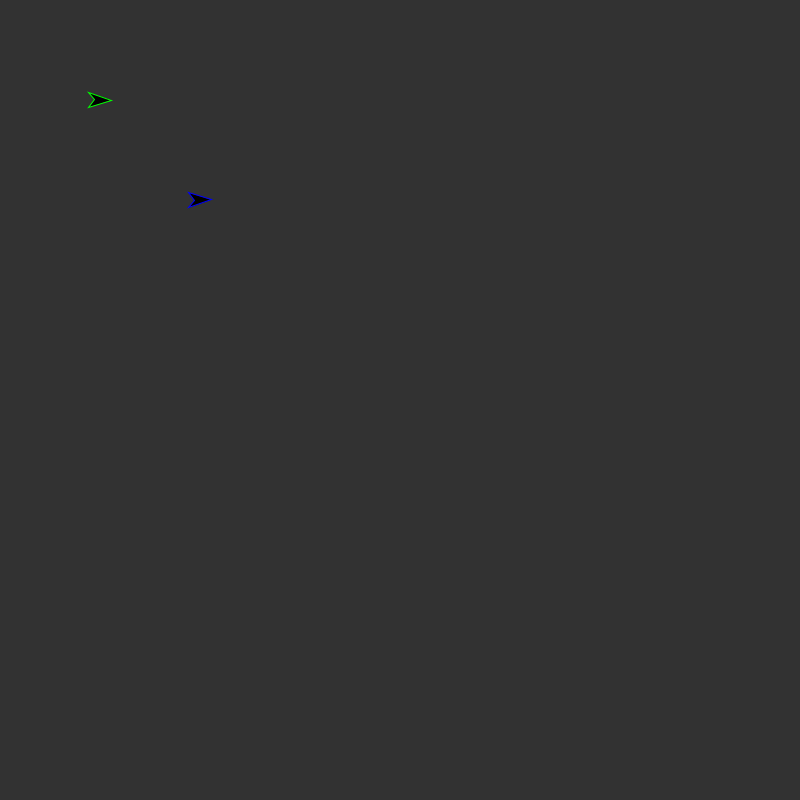
Frame 1 (no input)
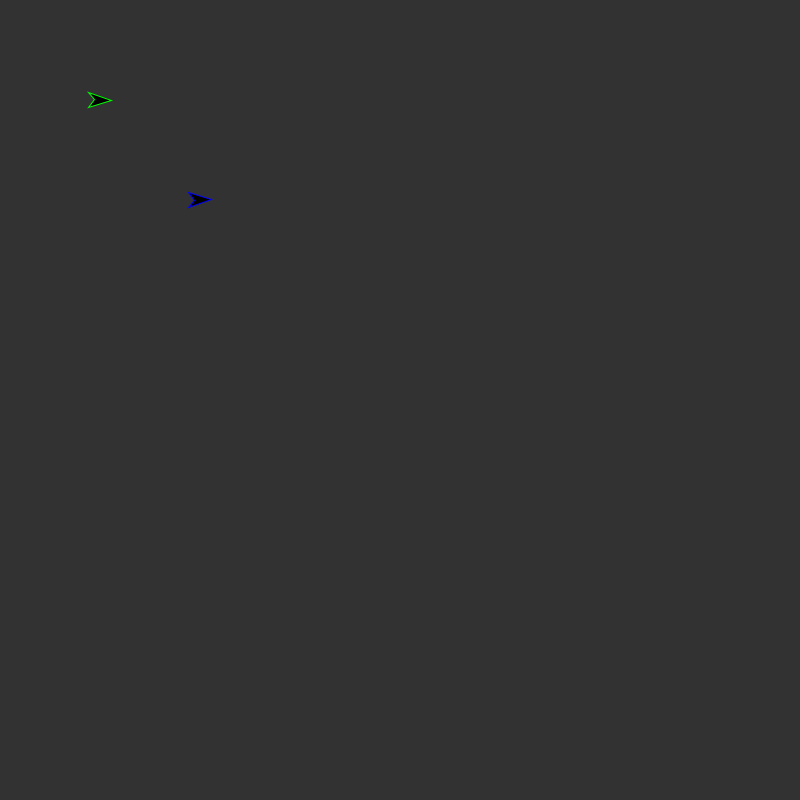
Frame 60 (the mouse pressed at the canvas centre just before this capture)
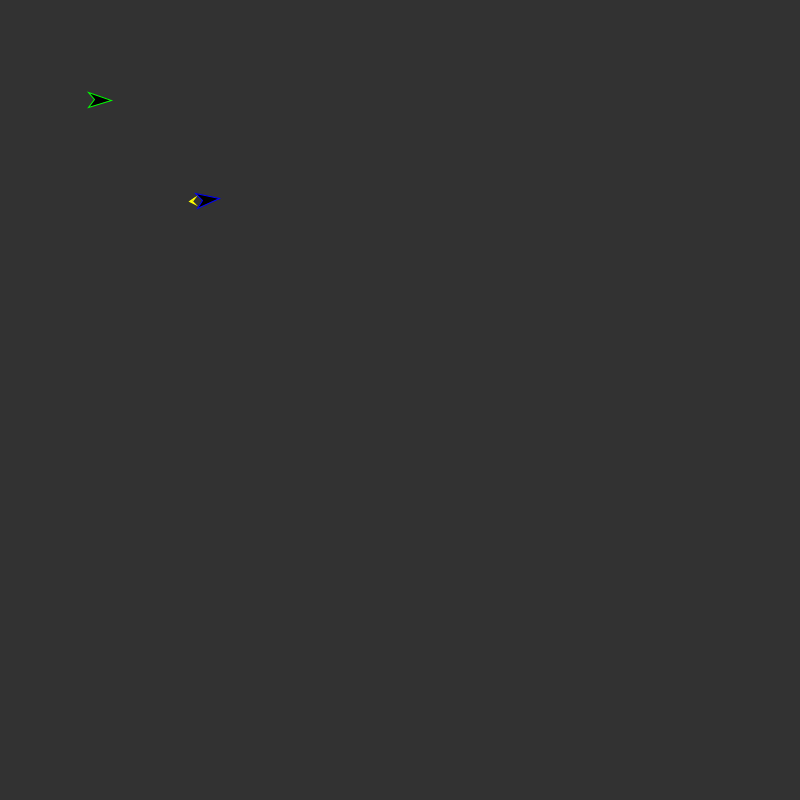
Frame 120 (the mouse held since frame 60 and released just before this capture)

The Processing sketch that drew these frames (run headless with seeded random() and noise(); from frame 60 on, the mouse is pressed at the canvas centre):

// Processing sketch: v_formation
// ── v_formation.pde
/**
 * v-formation flocking 
 * By Will Kessler
 * inspired by original flocking algorithm by Daniel Shiffman.  
 * 
 **/

int windowSize;
int partWindow;
float birdWidth = 15;
float birdHeight = birdWidth * 1.5;
float halfbirdHeight = birdHeight / 2;
float halfbirdWidth = birdWidth / 2;

int numBirds = 1;
Bird bird;
Bird leadingBird;

void setup() {
  size(800, 800);
  windowSize = 800; // make sure match to the size() call on previous line
  partWindow = windowSize / 8;

  leadingBird = new Bird(0, partWindow * 2, partWindow * 2, color(0,0,255));
  bird = new Bird(1, partWindow, partWindow, color(0,255,0));

}

void draw() {
  background(50);
  
  leadingBird.updateAutoThrust();
  leadingBird.generateRandomTurn();
  leadingBird.update();
  leadingBird.render();

  bird.update();
  bird.render();
}

/* ------------------------------------------------------------------------------------------------------- */

void keyPressed() {  
  switch (key) {
 
   case 's':
    bird.applyThrust();
    break;
   case 'a':
    bird.startTurning(-1);
    break;
   case 'd':
    bird.startTurning(1);
    break;
  }   
}

void keyReleased() {
 switch (key) {
   case 's':
    bird.cancelThrust();
    break;
   case 'a':
   case 'd':
    bird.stopTurning();
     break;
  }
}

// wrap a moving object around screen edges
void wrapAroundEdges(PVector pos) {
  if (pos.x < 0) {
   pos.x = windowSize; 
  }
  if (pos.y < 0) {
    pos.y = windowSize;
  }
  if (pos.x > windowSize) {
   pos.x = 0; 
  }
  if (pos.y > windowSize) {
    pos.y = 0;
  }
}

// ── Bird.pde
class Bird {
  
  PVector pos, vel, accel;
  float thrustConstant = 0.2;
  float maxSpeed, friction;
  color birdColor;
  int birdId;
  float birdWidth;
  float rot, rotChange, rotIncrement;
  float accelFactor;
  float mass = 1.0;
  float randomTurn;
  float turnDecay = 0.95;
  float thrustDecay = 0.95;
  int thrustTimer;
  boolean thrustOn;

  Bird(int id, float x, float y, color sColor) {
    accel = new PVector(0,0);
    vel = new PVector(0,0);
    pos = new PVector(x,y);
    maxSpeed = 5;
    birdWidth = 15;
    birdColor = sColor;
    rot = 90;
    rotChange = 0;
    rotIncrement = 3;
    thrustOn = false;
    accelFactor = 0.009;
    birdId = id;
    friction = 0.995; 
    randomTurn = 0;
    thrustTimer = 0;
  }
  
  void update() {
    
    if (thrustOn) {
      accel.x = sin(radians(rot)) * accelFactor;
      accel.y = -cos(radians(rot)) * accelFactor;
    }
    vel.add(accel);
    vel.mult(friction);
    //if (birdId == 0) {
    //  println("speed:", vel.mag());
    //}
    vel.limit(maxSpeed);
    pos.add(vel);
    rot = rot + rotChange;
    wrapAroundEdges(pos);
    accel.mult(0);
  }
  
 void drawBird(PVector pos, float rot, float proportion, color birdColor, boolean drawThrust) {
    pushMatrix();
    translate(pos.x,pos.y);
    scale(proportion);
    rotate(radians(rot));
    fill(0);
    stroke(birdColor);
    beginShape();
    vertex(-halfbirdWidth,  halfbirdHeight);
    vertex(0,  -halfbirdHeight);
    vertex(halfbirdWidth,  halfbirdHeight);
    vertex(0, halfbirdHeight / 2);
    endShape(CLOSE);
    if (drawThrust) {
      // draw flames
      float flicker = random(0,10) / 10 + 1;
      fill(255 * flicker,255 * flicker,0);
      stroke(255 * flicker,255 * flicker,0);
      beginShape();
      vertex(-halfbirdWidth / 2, halfbirdHeight * 1.1);
      vertex(0, halfbirdHeight * 1.6 * flicker);
      vertex(halfbirdWidth / 2, halfbirdHeight * 1.1);
      vertex(0, halfbirdHeight * 1.4);
      endShape(CLOSE);
    }
    popMatrix();
  }

  void applyThrust() {
    thrustOn = true; 
  }

  void cancelThrust() {
    thrustOn = false;
  }

 void startTurning(float direction) {
    rotChange = direction * rotIncrement;
  }
  
 void stopTurning() {
    rotChange = 0;
  }

  boolean isTurning() {
    return (Math.abs(rotChange) > 0);
  }

  void generateRandomTurn() {
    if (!isTurning()) {
      if (randomTurn == 0 && !thrustOn) {
        randomTurn = (float) Math.random() * 3 - 1.5;
      } 
    } else {
      randomTurn = rotChange * turnDecay;
      if (Math.abs(randomTurn) < 0.01 || !thrustOn) {
        randomTurn = 0; // cancel turning if tapered off, or not thrusting
      }
    }
    rotChange = randomTurn;
  }

  void updateAutoThrust() {
    if (thrustOn) {
      thrustTimer--;
      if (thrustTimer == 0) {
        cancelThrust();
      }
    } else {
      float shouldStartThrust = (float) Math.random();
      if (shouldStartThrust > 0.99) {
        thrustTimer = (int) (Math.random() * 250);
        applyThrust();  
      }
    }
  }

  void render() {
    drawBird(pos, rot, 1.0, birdColor, thrustOn);
   }
}
